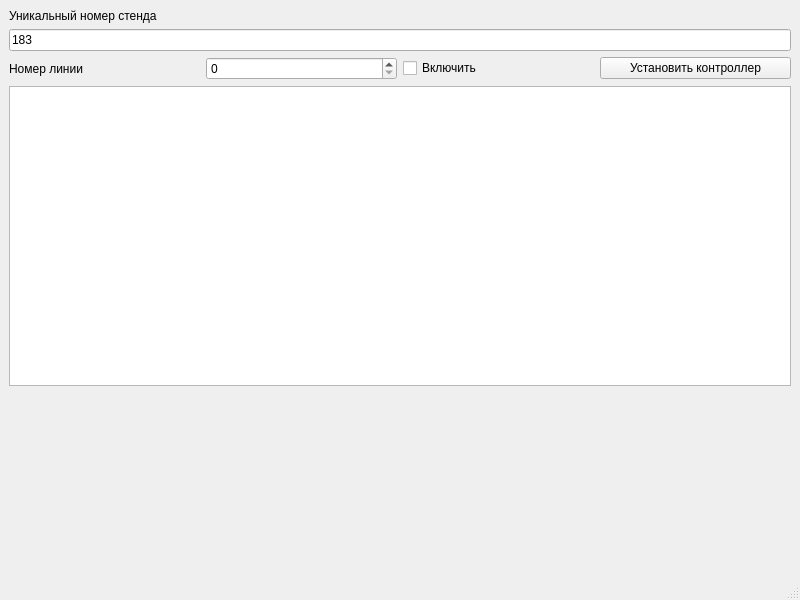
<?xml version="1.0" encoding="UTF-8"?>
<ui version="4.0">
 <class>MainWindow</class>
 <widget class="QMainWindow" name="MainWindow">
  <property name="geometry">
   <rect>
    <x>0</x>
    <y>0</y>
    <width>800</width>
    <height>600</height>
   </rect>
  </property>
  <property name="windowTitle">
   <string>Тестовое окно для DeviceManager</string>
  </property>
  <widget class="QWidget" name="centralwidget">
   <layout class="QVBoxLayout" name="verticalLayout">
    <item>
     <widget class="QLabel" name="label_2">
      <property name="text">
       <string>Уникальный номер стенда</string>
      </property>
     </widget>
    </item>
    <item>
     <widget class="QLineEdit" name="standNumber">
      <property name="text">
       <string>183</string>
      </property>
     </widget>
    </item>
    <item>
     <layout class="QHBoxLayout" name="horizontalLayout">
      <item>
       <widget class="QLabel" name="label">
        <property name="text">
         <string>Номер линии</string>
        </property>
       </widget>
      </item>
      <item>
       <widget class="QSpinBox" name="lineNum"/>
      </item>
      <item>
       <widget class="QCheckBox" name="On">
        <property name="text">
         <string>Включить</string>
        </property>
       </widget>
      </item>
      <item>
       <widget class="QPushButton" name="ControllerSet">
        <property name="text">
         <string>Установить контроллер</string>
        </property>
       </widget>
      </item>
     </layout>
    </item>
    <item>
     <widget class="QPlainTextEdit" name="plainTextEdit">
      <property name="minimumSize">
       <size>
        <width>0</width>
        <height>300</height>
       </size>
      </property>
     </widget>
    </item>
    <item>
     <spacer name="verticalSpacer">
      <property name="orientation">
       <enum>Qt::Vertical</enum>
      </property>
      <property name="sizeHint" stdset="0">
       <size>
        <width>20</width>
        <height>462</height>
       </size>
      </property>
     </spacer>
    </item>
   </layout>
  </widget>
  <widget class="QMenuBar" name="menubar">
   <property name="geometry">
    <rect>
     <x>0</x>
     <y>0</y>
     <width>800</width>
     <height>21</height>
    </rect>
   </property>
  </widget>
  <widget class="QStatusBar" name="statusbar"/>
 </widget>
 <resources/>
 <connections/>
</ui>
